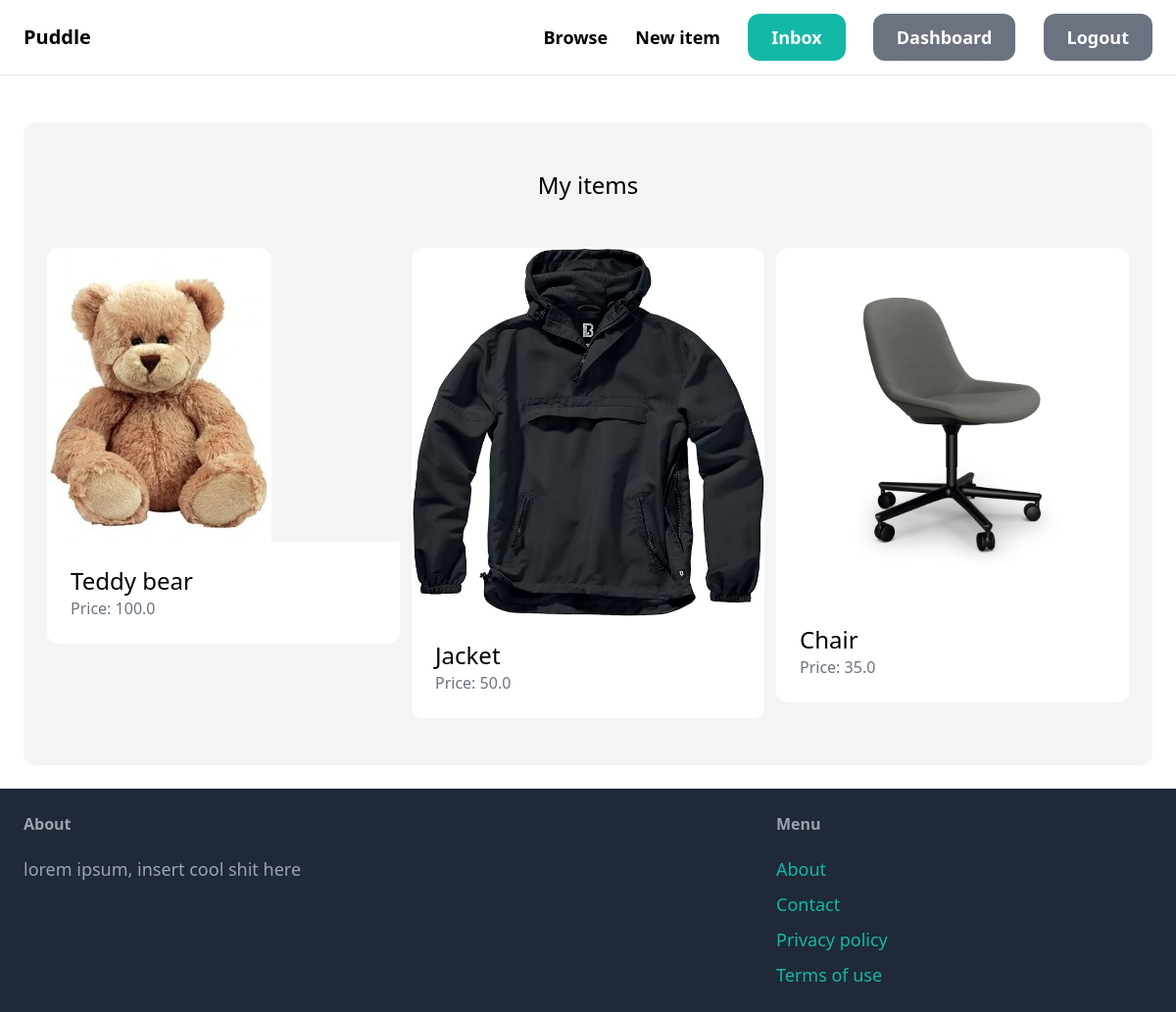
The page /dashboard/ (signed in) on the database its author committed.
### item/models.py (models this page shows, shortened)
class Item(models.Model):
    category = models.ForeignKey(Category, related_name='items', on_delete=models.CASCADE) #if Category is deleted, all items from Category are also deleted
    name = models.CharField(max_length=255)
    description = models.TextField(blank=True, null=True)
    price = models.FloatField()
    image = models.ImageField(upload_to='item_images', blank=True, null=True)
    is_sold = models.BooleanField(default=False)
    created_by = models.ForeignKey(User, related_name='items',on_delete=models.CASCADE) #if user is deleted, all items by them will be deleted
    created_at = models.DateField(auto_now_add=True)

### dashboard/views.py (the view)
# urls.py: path('',views.index, name='index'),
@login_required
def index(request):
    items = Item.objects.filter(created_by=request.user)
    return render(request, 'dashboard/index.html', {
        'items':items,
    })

### dashboard/templates/dashboard/index.html (shortened to what this page needs)
{% extends 'core/base.html' %}
{% block content %}
    <div class="mt-6 px-6 py-12 bg-gray-100 rounded-xl">
        <h2 class="mb-12 text-2xl text-center">My items</h2>
        <div class="grid grid-cols-3 gap-3">
            {% for item in items %}
            <div>
                <a href="{% url 'item:detail' item.id %}">
                    <div>
                        <img src="{{ item.image.url }}" class="rounded-t-xl">
                    </div>
                    <div class="p-6 bg-white rounded-b-xl">
                        <h2 class="text-2xl">{{ item.name }}</h2>
                        <p class="text-gray-500">Price: {{item.price}}</p>
                    </div>
                </a>
            </div>
            {% endfor %}
        </div>
    </div>
{% endblock %}

### rows shown on the page
Item: image (picture), name "Teddy bear", price "100.0"
Item: image (picture), name "Jacket", price "50.0"
Item: image (picture), name "Chair", price "35.0"
